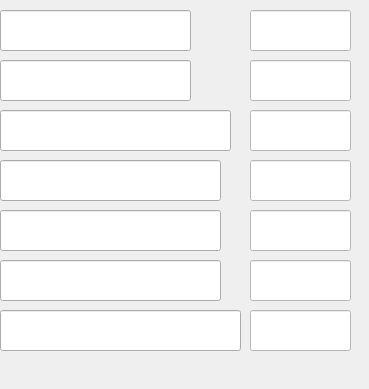
   <widget class="QWidget" name="scrollAreaWidgetContents">
    <property name="geometry">
     <rect>
      <x>0</x>
      <y>0</y>
      <width>369</width>
      <height>389</height>
     </rect>
    </property>
    <widget class="QLineEdit" name="lineEdit_2">
     <property name="geometry">
      <rect>
       <x>0</x>
       <y>60</y>
       <width>191</width>
       <height>41</height>
      </rect>
     </property>
     <property name="font">
      <font>
       <pointsize>11</pointsize>
      </font>
     </property>
     <property name="styleSheet">
      <string notr="true">color: rgb(255, 255, 255);</string>
     </property>
     <property name="inputMask">
      <string/>
     </property>
     <property name="text">
      <string>Altura de Corte (mm)</string>
     </property>
     <property name="echoMode">
      <enum>QLineEdit::Normal</enum>
     </property>
     <property name="alignment">
      <set>Qt::AlignLeading|Qt::AlignLeft|Qt::AlignVCenter</set>
     </property>
     <property name="PasswordLevel" stdset="0">
      <number>0</number>
     </property>
     <property name="Hide" stdset="0">
      <bool>true</bool>
     </property>
    </widget>
    <widget class="QHmiEdit" name="qHmiEdit">
     <property name="geometry">
      <rect>
       <x>250</x>
       <y>60</y>
       <width>101</width>
       <height>41</height>
      </rect>
     </property>
     <property name="font">
      <font>
       <family>DejaVu Sans</family>
       <pointsize>11</pointsize>
      </font>
     </property>
     <property name="styleSheet">
      <string notr="true">background-color: rgb(255, 255, 255);
color: rgb(0, 0, 0);</string>
     </property>
     <property name="text">
      <string/>
     </property>
     <property name="alignment">
      <set>Qt::AlignCenter</set>
     </property>
     <property name="fieldName">
      <cstring>CONF1_RECIPE_1</cstring>
     </property>
     <property name="decimalCount">
      <cstring>2</cstring>
     </property>
     <property name="Min value" stdset="0">
      <cstring></cstring>
     </property>
     <property name="Max value" stdset="0">
      <cstring></cstring>
     </property>
     <property name="PasswordLevel" stdset="0">
      <number>9</number>
     </property>
     <property name="Hide" stdset="0">
      <bool>false</bool>
     </property>
    </widget>
    <widget class="QLineEdit" name="lineEdit_3">
     <property name="geometry">
      <rect>
       <x>0</x>
       <y>110</y>
       <width>231</width>
       <height>41</height>
      </rect>
     </property>
     <property name="font">
      <font>
       <pointsize>11</pointsize>
      </font>
     </property>
     <property name="styleSheet">
      <string notr="true">color: rgb(255, 255, 255);</string>
     </property>
     <property name="inputMask">
      <string/>
     </property>
     <property name="text">
      <string>Altura de Perfuração (mm)</string>
     </property>
     <property name="alignment">
      <set>Qt::AlignLeading|Qt::AlignLeft|Qt::AlignVCenter</set>
     </property>
     <property name="PasswordLevel" stdset="0">
      <number>0</number>
     </property>
     <property name="Hide" stdset="0">
      <bool>true</bool>
     </property>
    </widget>
    <widget class="QLineEdit" name="lineEdit_4">
     <property name="geometry">
      <rect>
       <x>0</x>
       <y>160</y>
       <width>221</width>
       <height>41</height>
      </rect>
     </property>
     <property name="font">
      <font>
       <pointsize>11</pointsize>
      </font>
     </property>
     <property name="styleSheet">
      <string notr="true">color: rgb(255, 255, 255);</string>
     </property>
     <property name="inputMask">
      <string/>
     </property>
     <property name="text">
      <string>Tempo de Perfuração (s)</string>
     </property>
     <property name="alignment">
      <set>Qt::AlignLeading|Qt::AlignLeft|Qt::AlignVCenter</set>
     </property>
     <property name="PasswordLevel" stdset="0">
      <number>0</number>
     </property>
     <property name="Hide" stdset="0">
      <bool>true</bool>
     </property>
    </widget>
    <widget class="QLineEdit" name="lineEdit_5">
     <property name="geometry">
      <rect>
       <x>0</x>
       <y>210</y>
       <width>221</width>
       <height>41</height>
      </rect>
     </property>
     <property name="font">
      <font>
       <pointsize>11</pointsize>
      </font>
     </property>
     <property name="styleSheet">
      <string notr="true">color: rgb(255, 255, 255);</string>
     </property>
     <property name="inputMask">
      <string/>
     </property>
     <property name="text">
      <string>Tensão de Arco (V)</string>
     </property>
     <property name="alignment">
      <set>Qt::AlignLeading|Qt::AlignLeft|Qt::AlignVCenter</set>
     </property>
     <property name="PasswordLevel" stdset="0">
      <number>0</number>
     </property>
     <property name="Hide" stdset="0">
      <bool>true</bool>
     </property>
    </widget>
    <widget class="QHmiEdit" name="qHmiEdit_2">
     <property name="geometry">
      <rect>
       <x>250</x>
       <y>110</y>
       <width>101</width>
       <height>41</height>
      </rect>
     </property>
     <property name="font">
      <font>
       <family>DejaVu Sans</family>
       <pointsize>11</pointsize>
      </font>
     </property>
     <property name="styleSheet">
      <string notr="true">background-color: rgb(255, 255, 255);
color: rgb(0, 0, 0);</string>
     </property>
     <property name="text">
      <string/>
     </property>
     <property name="alignment">
      <set>Qt::AlignCenter</set>
     </property>
     <property name="fieldName">
      <cstring>CONF1_RECIPE_2</cstring>
     </property>
     <property name="decimalCount">
      <cstring>2</cstring>
     </property>
     <property name="Min value" stdset="0">
      <cstring></cstring>
     </property>
     <property name="Max value" stdset="0">
      <cstring></cstring>
     </property>
     <property name="PasswordLevel" stdset="0">
      <number>9</number>
     </property>
     <property name="Hide" stdset="0">
      <bool>false</bool>
     </property>
    </widget>
    <widget class="QHmiEdit" name="qHmiEdit_3">
     <property name="geometry">
      <rect>
       <x>250</x>
       <y>160</y>
       <width>101</width>
       <height>41</height>
      </rect>
     </property>
     <property name="font">
      <font>
       <family>DejaVu Sans</family>
       <pointsize>11</pointsize>
      </font>
     </property>
     <property name="styleSheet">
      <string notr="true">background-color: rgb(255, 255, 255);
color: rgb(0, 0, 0);</string>
     </property>
     <property name="text">
      <string/>
     </property>
     <property name="alignment">
      <set>Qt::AlignCenter</set>
     </property>
     <property name="fieldName">
      <cstring>CONF1_RECIPE_3</cstring>
     </property>
     <property name="decimalCount">
      <cstring>2</cstring>
     </property>
     <property name="Min value" stdset="0">
      <cstring></cstring>
     </property>
     <property name="Max value" stdset="0">
      <cstring></cstring>
     </property>
     <property name="PasswordLevel" stdset="0">
      <number>9</number>
     </property>
     <property name="Hide" stdset="0">
      <bool>false</bool>
     </property>
    </widget>
    <widget class="QLineEdit" name="lineEdit_6">
     <property name="geometry">
      <rect>
       <x>0</x>
       <y>260</y>
       <width>221</width>
       <height>41</height>
      </rect>
     </property>
     <property name="font">
      <font>
       <pointsize>11</pointsize>
      </font>
     </property>
     <property name="styleSheet">
      <string notr="true">color: rgb(255, 255, 255);</string>
     </property>
     <property name="inputMask">
      <string/>
     </property>
     <property name="text">
      <string>Altura de Recuo Z (mm)</string>
     </property>
     <property name="alignment">
      <set>Qt::AlignLeading|Qt::AlignLeft|Qt::AlignVCenter</set>
     </property>
     <property name="PasswordLevel" stdset="0">
      <number>0</number>
     </property>
     <property name="Hide" stdset="0">
      <bool>true</bool>
     </property>
    </widget>
    <widget class="QHmiEdit" name="qHmiEdit_4">
     <property name="geometry">
      <rect>
       <x>250</x>
       <y>210</y>
       <width>101</width>
       <height>41</height>
      </rect>
     </property>
     <property name="font">
      <font>
       <family>DejaVu Sans</family>
       <pointsize>11</pointsize>
      </font>
     </property>
     <property name="styleSheet">
      <string notr="true">background-color: rgb(255, 255, 255);
color: rgb(0, 0, 0);</string>
     </property>
     <property name="text">
      <string/>
     </property>
     <property name="alignment">
      <set>Qt::AlignCenter</set>
     </property>
     <property name="fieldName">
      <cstring>CONF1_RECIPE_4</cstring>
     </property>
     <property name="decimalCount">
      <cstring>0</cstring>
     </property>
     <property name="Min value" stdset="0">
      <cstring></cstring>
     </property>
     <property name="Max value" stdset="0">
      <cstring></cstring>
     </property>
     <property name="PasswordLevel" stdset="0">
      <number>9</number>
     </property>
     <property name="Hide" stdset="0">
      <bool>false</bool>
     </property>
    </widget>
    <widget class="QHmiEdit" name="qHmiEdit_5">
     <property name="geometry">
      <rect>
       <x>250</x>
       <y>260</y>
       <width>101</width>
       <height>41</height>
      </rect>
     </property>
     <property name="font">
      <font>
       <family>DejaVu Sans</family>
       <pointsize>11</pointsize>
      </font>
     </property>
     <property name="styleSheet">
      <string notr="true">background-color: rgb(255, 255, 255);
color: rgb(0, 0, 0);</string>
     </property>
     <property name="text">
      <string/>
     </property>
     <property name="alignment">
      <set>Qt::AlignCenter</set>
     </property>
     <property name="fieldName">
      <cstring>CONF1_RECIPE_5</cstring>
     </property>
     <property name="decimalCount">
      <cstring>0</cstring>
     </property>
     <property name="Min value" stdset="0">
      <cstring></cstring>
     </property>
     <property name="Max value" stdset="0">
      <cstring></cstring>
     </property>
     <property name="PasswordLevel" stdset="0">
      <number>9</number>
     </property>
     <property name="Hide" stdset="0">
      <bool>false</bool>
     </property>
    </widget>
    <widget class="QLineEdit" name="lineEdit_7">
     <property name="geometry">
      <rect>
       <x>0</x>
       <y>310</y>
       <width>241</width>
       <height>41</height>
      </rect>
     </property>
     <property name="font">
      <font>
       <pointsize>11</pointsize>
      </font>
     </property>
     <property name="styleSheet">
      <string notr="true">color: rgb(255, 255, 255);</string>
     </property>
     <property name="inputMask">
      <string/>
     </property>
     <property name="text">
      <string>Velocidade de Corte (mm/min)</string>
     </property>
     <property name="alignment">
      <set>Qt::AlignLeading|Qt::AlignLeft|Qt::AlignVCenter</set>
     </property>
     <property name="PasswordLevel" stdset="0">
      <number>0</number>
     </property>
     <property name="Hide" stdset="0">
      <bool>true</bool>
     </property>
    </widget>
    <widget class="QHmiEdit" name="qHmiEdit_6">
     <property name="geometry">
      <rect>
       <x>250</x>
       <y>310</y>
       <width>101</width>
       <height>41</height>
      </rect>
     </property>
     <property name="font">
      <font>
       <family>DejaVu Sans</family>
       <pointsize>11</pointsize>
      </font>
     </property>
     <property name="styleSheet">
      <string notr="true">background-color: rgb(255, 255, 255);
color: rgb(0, 0, 0);</string>
     </property>
     <property name="text">
      <string/>
     </property>
     <property name="alignment">
      <set>Qt::AlignCenter</set>
     </property>
     <property name="fieldName">
      <cstring>CONF1_RECIPE_6</cstring>
     </property>
     <property name="decimalCount">
      <cstring>0</cstring>
     </property>
     <property name="Min value" stdset="0">
      <cstring></cstring>
     </property>
     <property name="Max value" stdset="0">
      <cstring></cstring>
     </property>
     <property name="PasswordLevel" stdset="0">
      <number>9</number>
     </property>
     <property name="Hide" stdset="0">
      <bool>false</bool>
     </property>
    </widget>
    <widget class="QLineEdit" name="lineEdit">
     <property name="geometry">
      <rect>
       <x>0</x>
       <y>10</y>
       <width>191</width>
       <height>41</height>
      </rect>
     </property>
     <property name="font">
      <font>
       <pointsize>11</pointsize>
      </font>
     </property>
     <property name="styleSheet">
      <string notr="true">color: rgb(255, 255, 255);</string>
     </property>
     <property name="text">
      <string>Corrente de Corte (A)</string>
     </property>
     <property name="PasswordLevel" stdset="0">
      <number>0</number>
     </property>
     <property name="Hide" stdset="0">
      <bool>true</bool>
     </property>
    </widget>
    <widget class="QHmiEdit" name="qHmiEdit_7">
     <property name="geometry">
      <rect>
       <x>250</x>
       <y>10</y>
       <width>101</width>
       <height>41</height>
      </rect>
     </property>
     <property name="font">
      <font>
       <family>DejaVu Sans</family>
       <pointsize>11</pointsize>
      </font>
     </property>
     <property name="styleSheet">
      <string notr="true">background-color: rgb(255, 255, 255);
color: rgb(0, 0, 0);</string>
     </property>
     <property name="text">
      <string/>
     </property>
     <property name="alignment">
      <set>Qt::AlignCenter</set>
     </property>
     <property name="fieldName">
      <cstring>CONF1_RECIPE_7</cstring>
     </property>
     <property name="decimalCount">
      <cstring>2</cstring>
     </property>
     <property name="Min value" stdset="0">
      <cstring></cstring>
     </property>
     <property name="Max value" stdset="0">
      <cstring></cstring>
     </property>
     <property name="PasswordLevel" stdset="0">
      <number>9</number>
     </property>
     <property name="Hide" stdset="0">
      <bool>false</bool>
     </property>
    </widget>
   </widget>
